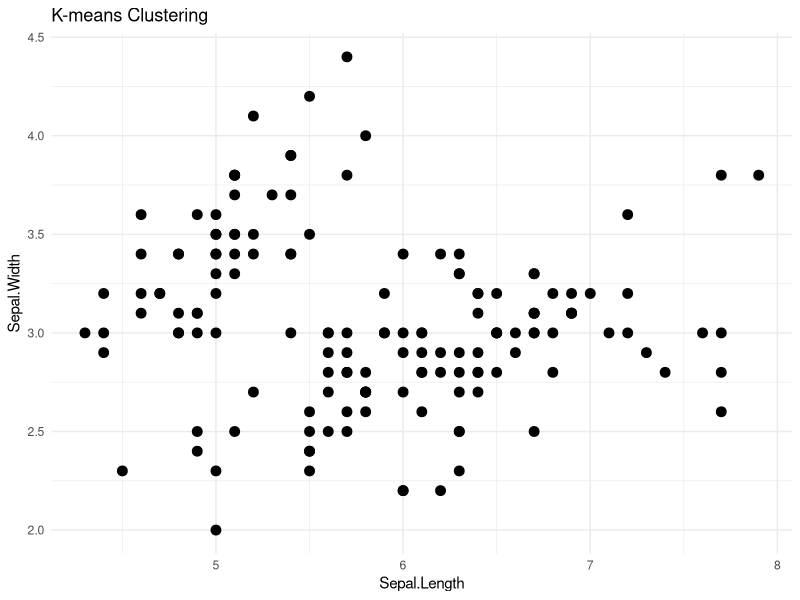

Recreate this plot in R.
library(ggplot2)
data("iris")
iris_data <- iris[, -5]

set.seed(58)

kmeans_result <- kmeans(iris_data, centers = 3, nstart = 25)
print(kmeans_result)

iris$cluster <- as.factor(kmeans_result$cluster)

table(iris$Species, iris$cluster)

ggplot(iris, aes(x = Sepal.Length, y = Sepal.Width)) + 
  geom_point(size = 3) + 
  ggtitle("K-means Clustering") + 
  theme_minimal()